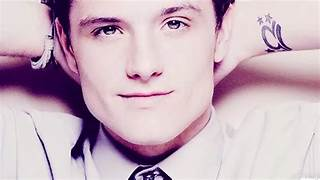
#> input picture th.jpeg, 320 x 180 px
$ python imagen.py
#> lines starting #> are read from the running program, lines starting #| are printed output that depends on the picture
import cv2

# Cargar la imagen
imagen = cv2.imread('th.jpeg')
#> imagen is the input picture: shape (180, 320, 3); mean B, G, R 188.4, 175.9, 199.5
cv2.imshow('ORIGINAL', imagen)
# Verificar el tamaño de la imagen
alto, ancho, _ = imagen.shape
#> alto = 180; ancho = 320
print("Tamaño original:", alto, "x", ancho)
#| Tamaño original: 180 x 320

# Convertir a escala de grises
imagen_gris = cv2.cvtColor(imagen, cv2.COLOR_BGR2GRAY)
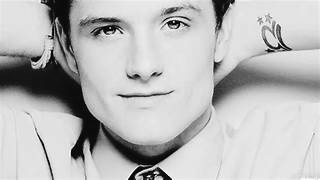
#> imagen_gris: shape (180, 320); min 3, max 254, mean 184.4

# Definir factores de escala
factores = [1.5, 0.5, 0.25, 0.125]

# Aplicar interpolación de vecino más cercano, bilineal y bicúbica para cada factor
for factor in factores:
    # Escalar usando interpolación de vecino más cercano
    imagen_resized_nn = cv2.resize(imagen_gris, None, fx=factor, fy=factor, interpolation=cv2.INTER_NEAREST)
    alto, ancho = imagen_resized_nn.shape
    print("Tamaño después de escalar con factor", factor, ":", alto, "x", ancho)
    cv2.imshow('Vecino mas cercano - Factor ' + str(factor), imagen_resized_nn)
    cv2.waitKey(0)

    # Escalar usando interpolación bilineal
    imagen_resized_bilinear = cv2.resize(imagen_gris, None, fx=factor, fy=factor, interpolation=cv2.INTER_LINEAR)
    alto, ancho = imagen_resized_bilinear.shape
    print("Tamaño después de escalar con factor", factor, ":", alto, "x", ancho)
    cv2.imshow('Bilineal - Factor ' + str(factor), imagen_resized_bilinear)
    cv2.waitKey(0)

    # Escalar usando interpolación bicúbica
    imagen_resized_bicubic = cv2.resize(imagen_gris, None, fx=factor, fy=factor, interpolation=cv2.INTER_CUBIC)
    alto, ancho = imagen_resized_bicubic.shape
    print("Tamaño después de escalar con factor", factor, ":", alto, "x", ancho)
    cv2.imshow('Bicubica - Factor ' + str(factor), imagen_resized_bicubic)
    cv2.waitKey(0)
#> this loop made 4 passes
#> pass 1, `imagen_resized_nn = cv2.resize(imagen_gris, None, fx=factor, fy=factor..`:
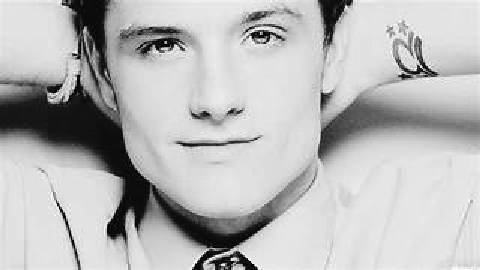
#> imagen_resized_nn: shape (270, 480); min 3, max 254, mean 184.3
#> pass 2, `imagen_resized_nn = cv2.resize(imagen_gris, None, fx=factor, fy=factor..`:
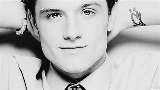
#> imagen_resized_nn: shape (90, 160); min 3, max 253, mean 184.3

cv2.destroyAllWindows()
